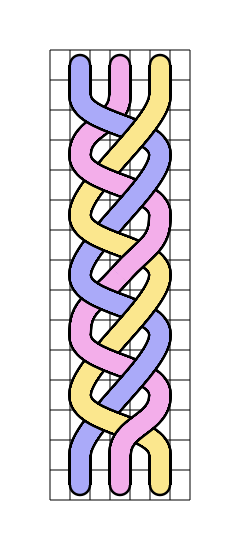

Write Python code to recreate this figure.
# !/usr/bin/env python3
# Nicolas Seriot
# 2022-09-06

import sys
sys.path.append('..')

from Intertwined import *

def draw_1():

    cv = Canvas(7, 15, col_size=20, row_size=30)
    
    #cv.c.set_antialias(cairo.ANTIALIAS_NONE)

    cv.draw_grid()

    t1 = cv.create_thread(o = (1,0))

    t2 = cv.create_thread(o = (3,0))

    t3 = cv.create_thread(o = (5,0))

    cv.arc_rel(t1, 0, 1, 1, cp2=(0,-1))
    cv.arc_rel(t2, 0, 1, 1, cp2=(0,-1))
    cv.arc_rel(t3, 0, 1, 1, cp2=(0,-1))

    R = 2
    for i in range(R):

        cv.arc_rel(t1,   4,  2, 1, cp2=(0, -1))
        cv.arc_rel(t1,  -4,  4, 4, cp2=(0, -1))

        cv.arc_rel(t2,  -2,  2, 0, cp2=(0, -1))
        cv.arc_rel(t2,   4,  2, 3, cp2=(0, -1))

        cp2x = 4/3. if i != (R-1) else 0
        cv.arc_rel(t2,  -2,  2, 5, cp2=(cp2x, -1))

        cv.arc_rel(t3,  -4,  4, 2, cp2=(0, -1))
        cv.arc_rel(t3,   4,  2, 4, cp2=(0, -1))

    cv.arc_rel(t1, 0, 1, 1, cp2=(0, -1))
    cv.arc_rel(t2, 0, 1, 5, cp2=(0, -1))
    cv.arc_rel(t3, 0, 1, 4, cp2=(0, -1))
    
    cv.draw()
    
    cv.surface.write_to_png("braid.png")

draw_1()
